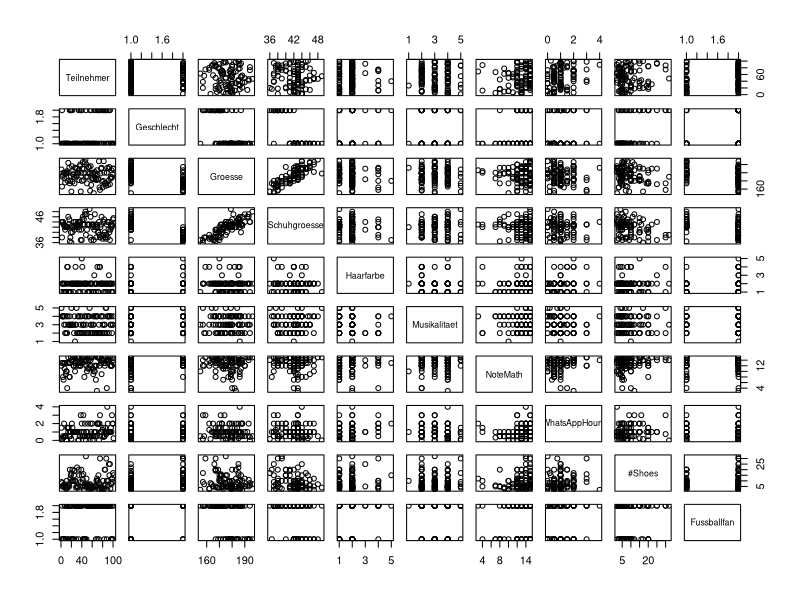

Generate this figure with R:
## ---- chunk 1
knitr::opts_chunk$set(error=TRUE,        # Keep compiling upon error
                      collapse=TRUE,     # collapse by default
                      echo=TRUE,         # echo code by default
                      comment = "#>",    # change comment character
                      fig.width = 7,     # set figure width
                      out.width = "100%", # set width of displayed images
                      warning=TRUE,      # show R warnings
                      message=FALSE)     # show R messages
## ---- chunk 2
data <- read.csv('./UmfrageBis2019.csv', sep = ';')
head(data)
str(data)
## ---- chunk 3
colnames(data)[7] <- "NoteMath"
colnames(data)[8] <- "WhatsAppHours" 
colnames(data)[9] <- "#Shoes" 
colnames(data)
## ---- chunk 4
summary(data)
## ---- chunk 5
plot(data)
